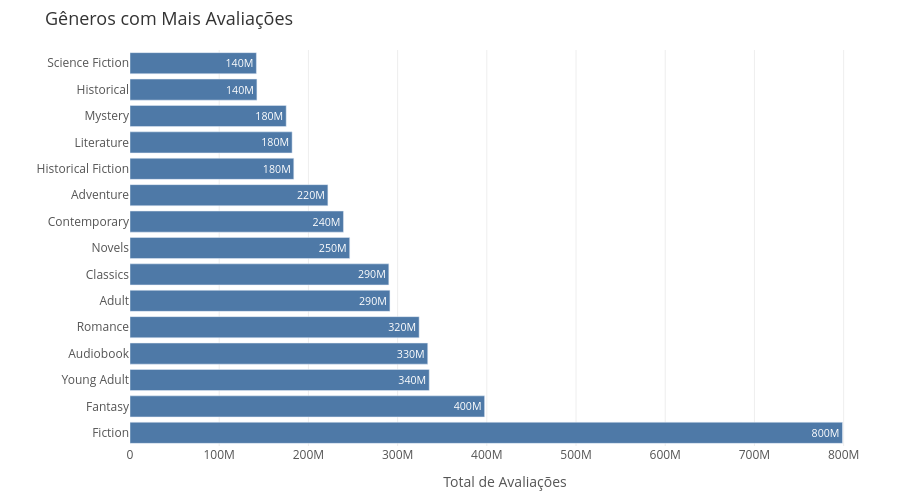

The cell this chart's notebook holds for it:
### Code cell
top15 = genre_stats.head(15).sort_values("total_ratings").reset_index()

fig = px.bar(
    top15, x="total_ratings", y="genres",
    orientation="h", text_auto=".2s",
    title="Gêneros com Mais Avaliações",
    color_discrete_sequence=["#4E79A7"],
    labels={"total_ratings": "Total de Avaliações", "genres": ""}
)
fig.update_layout(
    plot_bgcolor="white",
    paper_bgcolor="white",
    font=dict(size=12, color="#555555"),
    title=dict(font=dict(size=18, color="#333333")),
    xaxis=dict(gridcolor="#eeeeee", showgrid=True),
    yaxis=dict(autorange="reversed"),
    height=500,
    margin=dict(l=20, r=20, t=50, b=20)
)
fig.show()

### Figure 1 — Plotly figure (JSON) as saved in the notebook; plotly's stock layout.template omitted (floating-point values rounded to 4 significant figures)
{"data": [{"hovertemplate": "Total de Avaliações=%{x}<br>=%{y}<extra></extra>", "legendgroup": "", "marker": {"color": "#4E79A7", "pattern": {"shape": ""}}, "name": "", "orientation": "h", "showlegend": false, "textposition": "auto", "texttemplate": "%{x:.2s}", "type": "bar", "x": [141693739, 142285152, 175118299, 181735805, 183613875, 221838172, 239291663, 246307896, 290140609, 291389824, 324139718, 333774204, 335459161, 397519302, 798727913], "xaxis": "x", "y": ["Science Fiction", "Historical", "Mystery", "Literature", "Historical Fiction", "Adventure", "Contemporary", "Novels", "Classics", "Adult", "Romance", "Audiobook", "Young Adult", "Fantasy", "Fiction"], "yaxis": "y"}], "layout": {"barmode": "relative", "font": {"color": "#555555", "size": 12}, "height": 500, "legend": {"tracegroupgap": 0}, "margin": {"b": 20, "l": 20, "r": 20, "t": 50}, "paper_bgcolor": "white", "plot_bgcolor": "white", "title": {"font": {"color": "#333333", "size": 18}, "text": "Gêneros com Mais Avaliações"}, "xaxis": {"anchor": "y", "domain": [0, 1], "gridcolor": "#eeeeee", "showgrid": true, "title": {"text": "Total de Avaliações"}}, "yaxis": {"anchor": "x", "autorange": "reversed", "domain": [0, 1], "title": {"text": ""}}}}
